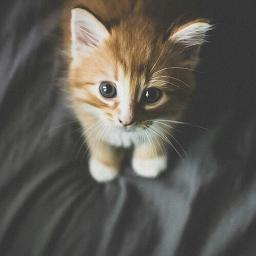
#> input picture 4YP_PiCom_Transmitter/cat2.jpg, 256 x 256 px
$ python cat_to_bw.py
#> lines starting #> are read from the running program, lines starting #| are printed output that depends on the picture
import imageio as io

img = io.imread('cat2.jpg', pilmode = 'L')
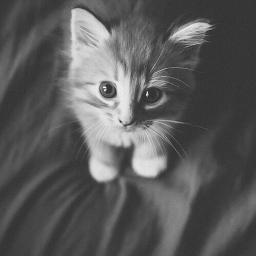
#> img: shape (256, 256); min 35, max 254, mean 90.6
io.imwrite('cat2_bw.jpg', img)
